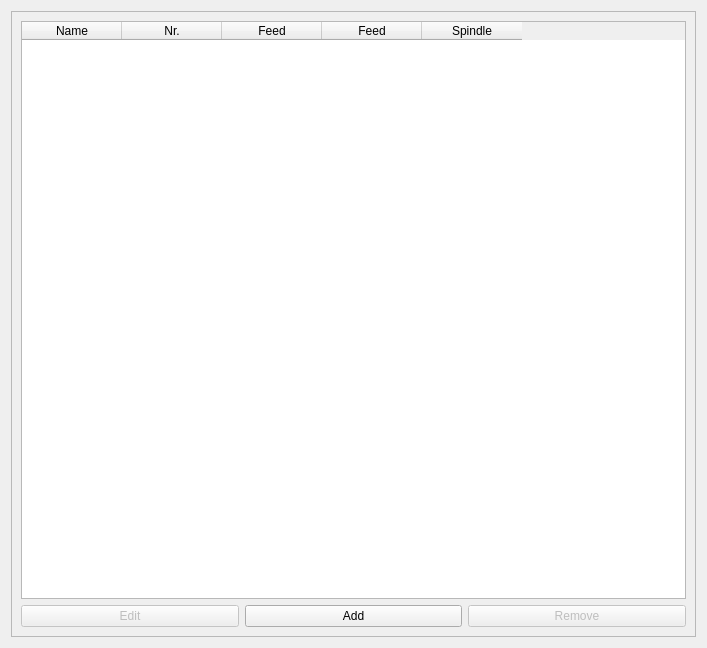
      <widget class="QWidget" name="page">
       <property name="geometry">
        <rect>
         <x>0</x>
         <y>0</y>
         <width>707</width>
         <height>648</height>
        </rect>
       </property>
       <attribute name="label">
        <string>Tools</string>
       </attribute>
       <layout class="QVBoxLayout" name="verticalLayout_7">
        <item>
         <widget class="QFrame" name="frame_2">
          <property name="frameShape">
           <enum>QFrame::StyledPanel</enum>
          </property>
          <property name="frameShadow">
           <enum>QFrame::Raised</enum>
          </property>
          <layout class="QVBoxLayout" name="verticalLayout_6">
           <item>
            <widget class="QTableWidget" name="toolControllerList">
             <attribute name="verticalHeaderVisible">
              <bool>false</bool>
             </attribute>
             <column>
              <property name="text">
               <string>Name</string>
              </property>
             </column>
             <column>
              <property name="text">
               <string>Nr.</string>
              </property>
             </column>
             <column>
              <property name="text">
               <string>Feed</string>
              </property>
              <property name="toolTip">
               <string>Horizontal feed</string>
              </property>
              <property name="icon">
               <iconset theme="object-flip-horizontal">
                <normaloff>../../../../../../../../../../../../../../../../../../../../.designer/backup</normaloff>../../../../../../../../../../../../../../../../../../../../.designer/backup</iconset>
              </property>
             </column>
             <column>
              <property name="text">
               <string>Feed</string>
              </property>
              <property name="toolTip">
               <string>Vertical feed</string>
              </property>
              <property name="icon">
               <iconset theme="object-flip-vertical">
                <normaloff>../../../../../../../../../../../../../../../../../../../../.designer/backup</normaloff>../../../../../../../../../../../../../../../../../../../../.designer/backup</iconset>
              </property>
             </column>
             <column>
              <property name="text">
               <string>Spindle</string>
              </property>
             </column>
            </widget>
           </item>
           <item>
            <layout class="QHBoxLayout" name="horizontalLayout_2">
             <item>
              <widget class="QPushButton" name="toolControllerEdit">
               <property name="enabled">
                <bool>false</bool>
               </property>
               <property name="text">
                <string>Edit</string>
               </property>
              </widget>
             </item>
             <item>
              <widget class="QPushButton" name="toolControllerAdd">
               <property name="text">
                <string>Add</string>
               </property>
              </widget>
             </item>
             <item>
              <widget class="QPushButton" name="toolControllerDelete">
               <property name="enabled">
                <bool>false</bool>
               </property>
               <property name="text">
                <string>Remove</string>
               </property>
              </widget>
             </item>
            </layout>
           </item>
          </layout>
         </widget>
        </item>
       </layout>
      </widget>
